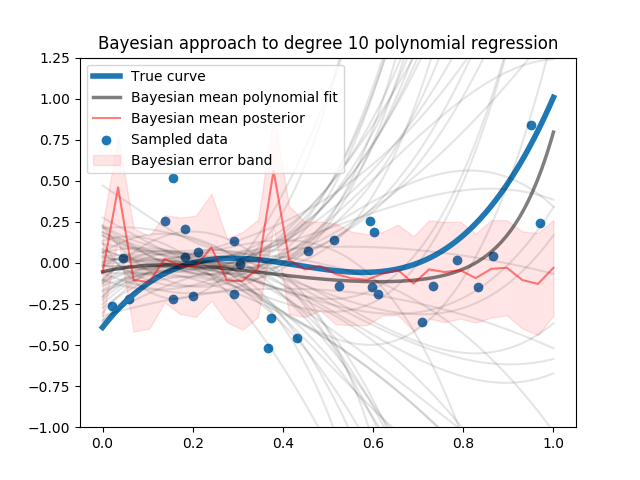

Write Python code to recreate this figure.
from pymc3 import *
import numpy as np 
import matplotlib.pyplot as plt 
from sklearn.preprocessing import PolynomialFeatures 
import pandas as pd
import theano
from scipy.stats.kde import gaussian_kde
NUM_SAMPLES = 30
SDEV = 0.3
np.random.seed(42)

def f(x): 
    return 7 *(x**3 -1.3 *x**2+0.5*x - 0.056)

gridx = np.linspace(0,1,200)
x = np.random.random(NUM_SAMPLES)
truey = f(x) 
y = truey + SDEV*np.random.randn(NUM_SAMPLES)

# poly = PolynomialFeatures(degree = 10)
# xpow = poly.fit_transform(x.reshape(NUM_SAMPLES,1))
# linpow = poly.fit_transform(gridx.reshape(200,1))
data = dict(x1=theano.shared(x), y=theano.shared(y))
print(data['x1'][:5])
fig = plt.figure()
ax = fig.add_subplot(111, title = 'Bayesian approach to degree 10 polynomial regression')
ax.scatter(x,y, label = 'Sampled data')
ax.plot(gridx, f(gridx), label = 'True curve', linewidth = 4 )

with Model() as model:
    # glm.GLM.from_formula('y ~ x1 + x2 + x3 ', data)
    coeff = Normal('coeff', mu = 0, sd = 10, shape = 11)
    sigma = HalfNormal('sigma', sd = 1)
    # mu = coeff[0] + coeff[1]*data['x1'] + coeff[2]*data['x2']+ coeff[3]*data['x3']
    mu = np.sum([coeff[i]*x**i for i in range(0,11)])
    y_obs = Normal('y_obs', mu = mu, sd = sigma, observed = data['y'])
    trace = sample(15000, njobs = 4, tune = 1000 )
    # print(trace['coeff'])
    print(stats.df_summary(trace).to_html())
    mcoeff = np.mean(trace['coeff'], axis = 0)
    def g(x):
        return np.sum([mcoeff[i]*x**i for i in range(11)], axis =0)
    ax.plot(gridx, g(gridx), label = 'Bayesian mean polynomial fit', color = 'Black', alpha = 0.5, lw = 2.5)
    ax.set_ylim(-1., 1.25)

    for i in range(50):
        def h(x):
            return np.sum([trace['coeff'][-i][j]*x**j for j in range(4)], axis =0)
        ax.plot(gridx, h(gridx), color = 'Black', alpha = 0.1)
    gridx = np.linspace(0,1,30)
    data['x1'].set_value(gridx)
    # data['x2'].set_value(linpow[:,2])
    # data['x3'].set_value(linpow[:,3])
    data['y'].set_value(np.zeros_like(gridx))
    post_pred = sample_ppc(trace, samples = 200)
    print(post_pred['y_obs'].shape)

    ax.plot(gridx, np.mean(post_pred['y_obs'], axis = 0), label = 'Bayesian mean posterior', alpha = 0.5, color = 'Red')
    ax.fill_between(gridx, np.mean(post_pred['y_obs'], axis = 0)-np.std(post_pred['y_obs'], axis = 0), np.mean(post_pred['y_obs'], axis = 0)+np.std(post_pred['y_obs'], axis = 0), label = 'Bayesian error band', alpha = 0.1, color = 'Red')
    plt.legend(loc = 2)
    plt.savefig("bayreg10.png")
    plt.show()
    plt.clf()
    plt.close()
    plt.figure(figsize = (5, 24))
    fig, axs = plt.subplots(12)
    for i in range(11):
        tdata = trace['coeff'][:,i]
        kde = gaussian_kde(tdata)
        tgridx = np.linspace(min(tdata), max(tdata), 200)
        axs[i].plot(tgridx, kde(tgridx))
        axs[i].set_ylim(axs[i])
        axs[i].set_title('Coeff{}'.format(i))

    tdata = trace['sigma']
    kde = gaussian_kde(tdata)
    tgridx = np.linspace(min(tdata), max(tdata), 200)
    axs[11].plot(tgridx, kde(tgridx)) 
    axs[11].set_ylim(axs[11])
    axs[11].set_title('Sigma')
    plt.savefig("trace10.png")


    # plot_posterior_predictive_glm(trace, samples = 200, label ='Posterior predictive regression')
    # traceplot(trace)
    # plt.tight_layout()


